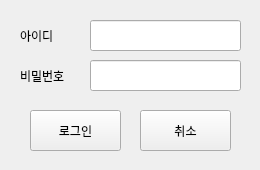
<?xml version="1.0" encoding="UTF-8"?>
<ui version="4.0">
 <class>F_Login</class>
 <widget class="QWidget" name="F_Login">
  <property name="windowModality">
   <enum>Qt::NonModal</enum>
  </property>
  <property name="geometry">
   <rect>
    <x>0</x>
    <y>0</y>
    <width>260</width>
    <height>170</height>
   </rect>
  </property>
  <property name="sizePolicy">
   <sizepolicy hsizetype="Fixed" vsizetype="Fixed">
    <horstretch>0</horstretch>
    <verstretch>0</verstretch>
   </sizepolicy>
  </property>
  <property name="maximumSize">
   <size>
    <width>260</width>
    <height>170</height>
   </size>
  </property>
  <property name="windowTitle">
   <string>Login</string>
  </property>
  <widget class="QLineEdit" name="LE_id">
   <property name="geometry">
    <rect>
     <x>90</x>
     <y>20</y>
     <width>151</width>
     <height>31</height>
    </rect>
   </property>
  </widget>
  <widget class="QLineEdit" name="LE_pw">
   <property name="geometry">
    <rect>
     <x>90</x>
     <y>60</y>
     <width>151</width>
     <height>31</height>
    </rect>
   </property>
   <property name="inputMask">
    <string/>
   </property>
   <property name="echoMode">
    <enum>QLineEdit::Password</enum>
   </property>
  </widget>
  <widget class="QPushButton" name="Btn_Login">
   <property name="geometry">
    <rect>
     <x>30</x>
     <y>110</y>
     <width>91</width>
     <height>41</height>
    </rect>
   </property>
   <property name="text">
    <string>로그인</string>
   </property>
  </widget>
  <widget class="QPushButton" name="Btn_Exit">
   <property name="geometry">
    <rect>
     <x>140</x>
     <y>110</y>
     <width>91</width>
     <height>41</height>
    </rect>
   </property>
   <property name="text">
    <string>취소</string>
   </property>
  </widget>
  <widget class="QLabel" name="LB_ID">
   <property name="geometry">
    <rect>
     <x>20</x>
     <y>30</y>
     <width>56</width>
     <height>12</height>
    </rect>
   </property>
   <property name="text">
    <string>아이디</string>
   </property>
  </widget>
  <widget class="QLabel" name="LB_PW">
   <property name="geometry">
    <rect>
     <x>20</x>
     <y>70</y>
     <width>56</width>
     <height>12</height>
    </rect>
   </property>
   <property name="text">
    <string>비밀번호</string>
   </property>
  </widget>
 </widget>
 <resources/>
 <connections/>
</ui>
